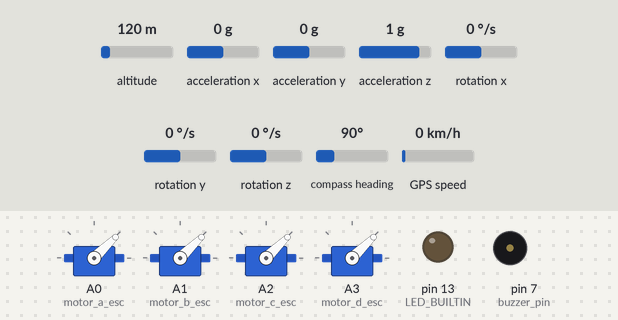
Bench run of a sketch on a simulated Arduino Uno, built for the host (arithmetic inside an expression is 32-bit, double 64-bit). On the bench: 4 × servo, output pins drawn as LEDs (lit = HIGH), buzzer (waves = sounding). Wiring (inferred from the names in the program): MPU-6050 motion sensor at I2C address 0x68. Inputs (shaded band) come from the test bench; at power-on: altitude 120 m, acceleration x 0 g, acceleration y 0 g, acceleration z 1 g, rotation x 0 °/s, rotation y 0 °/s, rotation z 0 °/s, compass heading 90°, GPS speed 0 km/h. Storage starts empty; the GPS gets a fix after 3 s at 37.7749, -122.4194 with 8 satellites; no radio packets arrive unless stated.

Above: at 0.0 s.
At 4.5 s:
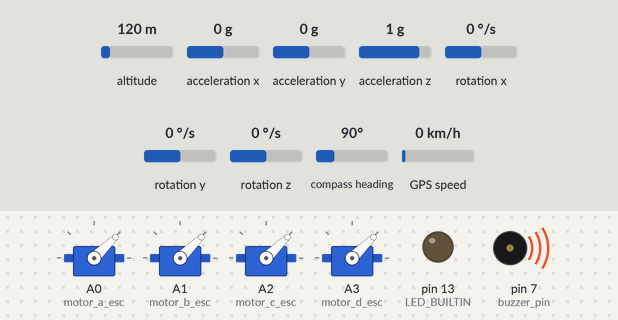
Timing chart, 0 to 6.1 s (numbered marks = the images above):
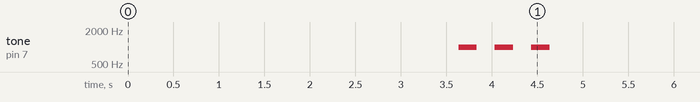

The sketch:

pid_2D_xShape.ino
```cpp
#include <Servo.h>
#include <MPU6050_tockn.h>
#include <Wire.h>
#include <SPI.h>
#include <SD.h>
#include <nRF24L01.h>
#include <RF24.h>
#include <TinyGPS++.h>

// Create a TinyGPS++ object
TinyGPSPlus gps;
//SD card object
File myFile;

MPU6050 mpu6050(Wire, 0.02, 0.98); // Complementary filter coeffs [0.02 ACC, 0.98 GYRO]
uint8_t pipeNum; // Variable to store the pipe number

/*  Address through which two modules communicate.
    The pipe address does not have to be “alex0”,
    it can be any 5-character string such as “0s08d”
    as long as the transmitter and receiver both use the same address.
*/
// const byte address[6] = "alex0";
const uint64_t transmitter_address = 0xE8E8F0F0E1LL;
const uint64_t GS_nrf_address = 0xF0F0F0F0D2LL; // Ground Station NRF Address

#define MIN_MOTOR_VAL 1000
#define MAX_MOTOR_VAL 1500 //Motor clamping saturation limit

//Every 20secs we close and reopen the sd card to dump everything we have collected
#define SD_REOPEN_TIME 20000

//Motor pin numbers
const byte motor_a_esc = A0;
const byte motor_b_esc = A1;
const byte motor_c_esc = A2;
const byte motor_d_esc = A3;

Servo motor_a;
Servo motor_b;
Servo motor_c;
Servo motor_d;

//Buzzer Pin
const byte buzzer_pin = 7;

//SD CS pin
const byte SD_CS_pin = 10;


RF24 radio(6, 9); // CE , CSN pins


// ----------- Structs --------------------

/*
    The sizeof this struct should not exceed 32 bytes
    This gives us up to 32 8 bits channels
    byte: 1 byte
    int: 2 bytes
    float: 4 bytes
*/
struct TransmitterData {
  byte throttle;
  byte yaw;
  byte pitch;
  byte roll;
  byte AUX1;
  byte AUX2;
};
TransmitterData data;

/*
  GPS status:
    -1  -  init status
    0   -  no signal
    1   -  signal
    2   -  timed out

*/
struct TelemetryData {
    unsigned long c_time; //current time in millis()

    float angle_x;
    float angle_y;

    //Transmitter Data
    // byte throttle;
    // byte yaw;
    // byte pitch;
    // byte roll;
    byte connection_status; //connection with transmitter on the ground

    byte motorsArmed;

    //GPS
    byte gps_status = -1;
    float lat = 0; // latitude
    float lng = 0; // longitude
    float altitude;
    // float speedGps; //[m/s]
    // float courseAngle; //[deg]

};
TelemetryData telemetry;

/*
    Struct to store Ground Station Data
    gs_command = 1 : arm motors
    gs_command = 2 : disarm motors
    gs_command = 0 : neutral - do nothing
*/
struct GroundStationData {
    int gs_command; //Number sent from ground to choose action

    float K_P_x, K_I_x, K_D_x;
    float K_P_y, K_I_y, K_D_y;
};
GroundStationData gs_data;


// ---------------  Variables Needed ------------------

float desired_angle_x = 0.0;
float desired_angle_y = 0.0;

float error_x, error_y;
float prev_error_x = 0; float error_sum_x = 0; //cumulative error for the Integral part
float prev_error_y = 0; float error_sum_y = 0;

float flag_x = 1.0; //Integrators flag. Can be either 1 or 0. If 0, the "I" part of pids turn off
float flag_y = 1.0;

float c_time; //current time
float prev_time, elapsed_time;
unsigned long lastRecvTime = 0; //last time we received commands from transmitter
unsigned long lastArmedTime = 0; //last motors were armed
unsigned long lastGpsAquiredTime = 0;

float pid_p_x, pid_i_x, pid_d_x, PID_x;
float pid_p_y, pid_i_y, pid_d_y, PID_y;
float motor_a_speed, motor_b_speed, motor_c_speed, motor_d_speed;
float yaw_speed;
float K_P_x = 0, K_D_x = 0, K_I_x = 0;
float K_P_y = 0, K_D_y = 0, K_I_y = 0;

float c_angle_x, c_angle_y; //current angle (most recent measurement)

bool motorsArmed = false;
float desired_throttle = 0; //map(data.throttle, 0, 255, MIN_MOTOR_VAL, MAX_MOTOR_VAL)
//SD
int8_t file_offset = 0;  // This is the file offset that will be appended to the filename.
char filename[20];
unsigned long sd_last_opened_time = 0;
bool sd_connected = false;


void setup(){

    //Setting pinModes
    pinMode(LED_BUILTIN, OUTPUT);
    pinMode(motor_a_esc, OUTPUT);
    pinMode(motor_b_esc, OUTPUT);
    pinMode(motor_c_esc, OUTPUT);
    pinMode(motor_d_esc, OUTPUT);


    // ARM
    motor_a.attach(motor_a_esc);
    motor_b.attach(motor_b_esc);
    motor_c.attach(motor_c_esc);
    motor_d.attach(motor_d_esc);
    motor_a.writeMicroseconds(1000);
    motor_b.writeMicroseconds(1000);
    motor_c.writeMicroseconds(1000);
    motor_d.writeMicroseconds(1000);
    delay(500);


    // --------- Initialization ----------
    //Serial for GPS
    Serial.begin(9600);

    //I2C for mpu6050
    Wire.begin();
    mpu6050.begin();

    //Radio for nrf24
    radio.begin();
    radio.setAutoAck(false);
    radio.setDataRate(RF24_250KBPS); // Both endpoints must have this set the same
    radio.openWritingPipe(GS_nrf_address);
    radio.openReadingPipe(1, transmitter_address); //set receiving address
    radio.openReadingPipe(2, GS_nrf_address);
    radio.startListening(); //Set module as receiver
    resetRFData();

    //Configuring DLPF (Digital Low Pass Filter)
    Wire.beginTransmission(0b1101000); //Choosing 4th filter available (Sec. 4.6 Register 26)
    Wire.write(0x1A);
    Wire.write(0b00000100);
    Wire.endTransmission(); delay(100);

    //Calculating gyro offsets
    mpu6050.calcGyroOffsets(true);

    //SD card
    sd_connected = SD.begin(SD_CS_pin);
    sdOpenFile(0); // 0 -> open a new file

    //Start counting time in milliseconds
    c_time = millis();

    //Buzzer beep
    starting_beep(3, 200, 200, 1000);
    delay(1000);
}


void loop(){

    //Keeping track of time
    prev_time = c_time;
    c_time = millis();
    elapsed_time = (c_time - prev_time) / 1000; //time passed in [sec]


    //Reading sensor angle
    mpu6050.update();
    getAnglesFiltered(&c_angle_x, &c_angle_y);


    //Reading GPS
    if (Serial.available() > 0){
        if (gps.encode(Serial.read())){
            parseGPSdata();
            lastGpsAquiredTime = millis();
        }
    }
    // If 5 seconds pass and there are no characters coming in
    // over the serial port, show a "No GPS detected" error
    if (millis() - lastGpsAquiredTime > 5000 && gps.charsProcessed() < 10){
        //Tell them "No GPS detected"
        telemetry.gps_status = 2;
    }


    //Receiving data from Transmitter and Ground Station
    recvData();
    //Sending Telemetry data to ground
    sendTelemetryData();


    //Check if transmitter changed the pid constants from the last iteration
    //If yes, we need to reset the integral sum part to start all over again
    if (pidConstsChanged_X()){
        error_sum_x = 0;
        //Setting received PID values to be used
        K_P_x = gs_data.K_P_x;
        K_I_x = (data.throttle <= 3) ? 0 : gs_data.K_I_x;
        K_D_x = gs_data.K_D_x;
        //If throttle is near 0, remove I terms.
        //This means the motors will not start spooling up on the ground, and the I terms will always start from 0 on takeoff.
    }
    if (pidConstsChanged_Y()){
        error_sum_y = 0;
        //Setting received PID values to be used
        K_P_y = gs_data.K_P_y;
        K_I_y = (data.throttle <= 3) ? 0 : gs_data.K_I_y; //if throttle is near 0, remove I terms
        K_D_y = gs_data.K_D_y;
    }


    //Calculating angles from data received
    desired_angle_x = map(data.pitch, 0, 255, -10, 10); //Angle mapping values can be changed
    desired_angle_y = map(data.roll, 0, 255, -10, 10);


    //Calculating error
    error_x = desired_angle_x - c_angle_x; //current error
    error_y = desired_angle_y - c_angle_y;
    error_sum_x += (error_x + prev_error_x) / 2 * elapsed_time; //Integration method: Trapezoidal Rule
    error_sum_y += (error_y + prev_error_y) / 2 * elapsed_time;


    // ----- P I D CONTROLLER --------

    // X direction
    pid_p_x = K_P_x * error_x;
    pid_d_x = K_D_x * (error_x - prev_error_x) / elapsed_time;
    pid_i_x = K_I_x * error_sum_x * flag_x;

    PID_x = pid_p_x + pid_i_x + pid_d_x;

    // Y direction
    pid_p_y = K_P_y * error_y;
    pid_d_y = K_D_y * (error_y - prev_error_y) / elapsed_time;
    pid_i_y = K_I_y * error_sum_y * flag_y;

    PID_y = pid_p_y + pid_i_y + pid_d_y;

    // -----------------------------


    /*
        Since motor speed goes from 1000 to 2000, the maximun we could add from
        stop (1000) is 1000 and the max we could substract from top speed (2000)
        is -1000. So, we expect the pid result values to vary from -1000 to 1000.
    */
    PID_x = constrain(PID_x, -500, 500);
    PID_y = constrain(PID_y, -500, 500);


    //Writing final calculated motor speed
    desired_throttle = map(data.throttle, 0, 255, MIN_MOTOR_VAL, MAX_MOTOR_VAL);
    yaw_speed = map(data.yaw, 0, 255, -0.1*data.throttle, 0.1*data.throttle);

    motor_a_speed = constrain(desired_throttle + PID_x - PID_y + yaw_speed, MIN_MOTOR_VAL, MAX_MOTOR_VAL); //Clamping saturation limit
    motor_b_speed = constrain(desired_throttle + PID_x + PID_y - yaw_speed, MIN_MOTOR_VAL, MAX_MOTOR_VAL);
    motor_c_speed = constrain(desired_throttle - PID_x - PID_y - yaw_speed, MIN_MOTOR_VAL, MAX_MOTOR_VAL);
    motor_d_speed = constrain(desired_throttle - PID_x + PID_y + yaw_speed, MIN_MOTOR_VAL, MAX_MOTOR_VAL);

    writeMotorSpeeds();


    //Anti-Windup Method
    integrators_anti_windup();


    //Serial Monitor Data Output
    // serialPrintData(); //Disconnect GPS before uncommenting


    //SD card
    if (sd_connected == true){
        storeDataSD();
        if (millis() - sd_last_opened_time > SD_REOPEN_TIME){
            // Serial.println("Reopening");
            sd_last_opened_time = millis();
            closeSD();
            delay(10);
            sdOpenFile(1); // 1 -> reopen last saved file to continue writing
        }
    }

    //Keeping current error in memory
    prev_error_x = error_x;
    prev_error_y = error_y;


    //Checking fast safe switch
    //if it's flipped -> disarm the motors
    if (motorsArmed == true && data.AUX1 == 1 && millis() - lastArmedTime > 1000){
        motorsArmed = false;
    }
    //if motors disarmed, check for arming sequence
    else if (motorsArmed == false && data.throttle <= 3 && data.AUX1 == 1 && data.AUX2 == 1 && millis() - lastRecvTime < 100){
        motorsArmed = true;
        lastArmedTime = millis();
    }

}


//---------- ASSISTING FUNCTIONS -------------

/*
    MOVING AVERAGE FILTER
    Just measures some angles and returns the average.
    For eg, if count = 3:

                 angle[t] +  angle[t+1]  +  angle[t+2]
        result = -------------------------------------
                                 3

    It can be done with as many angle measurements as we want.
    There is a delay of 5 mSec in between (randomly choosen small value)

*/
void getAnglesFiltered(float *angle_x, float *angle_y){

    int count = 3;
    float result_angle_x = 0;
    float result_angle_y = 0;

    for (int i = 0; i < count; ++i)
    {
        mpu6050.update();
        result_angle_x += mpu6050.getAngleX();
        result_angle_y += mpu6050.getAngleY();

        delay(10);
    }

    *(angle_x) = result_angle_x / count;
    *(angle_y) = result_angle_y / count;

}

/*
    Data Export for Serial Studio
*/
void serialPrintData(){
    //ORDER:
    // time(1), angle_x(2), angle_y(3), speed_a(4), speed_b(5), speed_c(6), speed_d(7),
    // PID_x(8), PID_y(9), Connection Lost?(10), Clamping?(11), loop_freq(21)[Hz]
    // K_P_x(12), K_I_x(13), K_D_x(14)
    // K_P_y(15), K_I_y(16), K_D_y(17)
    // motorsArmed?(18), data.AUX1(19), data.AUX2(20)
    // RC connection status(22),
    // gps_status(23), gps_lat (24), gps_lng(25), gps_altitude (26)

    Serial.print(F("/*"));
    Serial.print(millis()/1000); //number of [sec] since system started
    Serial.print(F(","));
    Serial.print(c_angle_x);
    Serial.print(F(","));
    Serial.print(c_angle_y);
    Serial.print(F(","));
    Serial.print(motor_a_speed);
    Serial.print(F(","));
    Serial.print(motor_b_speed);
    Serial.print(F(","));
    Serial.print(motor_c_speed);
    Serial.print(F(","));
    Serial.print(motor_d_speed);
    Serial.print(F(","));
    Serial.print(PID_x);
    Serial.print(F(","));
    Serial.print(PID_y);
    Serial.print(F(","));
    Serial.print(millis() - lastRecvTime < 100?1:0);
    Serial.print(F(","));
    Serial.print((flag_x==0 || flag_y==0)?1:0);
    Serial.print(F(","));
    Serial.print(K_P_x);
    Serial.print(F(","));
    Serial.print(K_I_x);
    Serial.print(F(","));
    Serial.print(K_D_x);
    Serial.print(F(","));
    Serial.print(K_P_y);
    Serial.print(F(","));
    Serial.print(K_I_y);
    Serial.print(F(","));
    Serial.print(K_D_y);
    Serial.print(F(","));
    Serial.print(motorsArmed==true?1:0);
    Serial.print(F(","));
    Serial.print(data.AUX1);
    Serial.print(F(","));
    Serial.print(data.AUX2);
    Serial.print(F(","));
    Serial.print(1000 / elapsed_time); //Loop Frequency [Hz]
    Serial.print(F(","));
    Serial.print(telemetry.connection_status);
    Serial.print(F(","));
    Serial.print(telemetry.gps_status);
    Serial.print(F(","));
    Serial.print(telemetry.lat);
    Serial.print(F(","));
    Serial.print(telemetry.lng);
    Serial.print(F(","));
    Serial.print(telemetry.altitude);
    Serial.println(F("*/"));
}

void integrators_anti_windup(){

    /* Check whether contrain clamped the output or not
       not constrained -> bool = 0
       constrained     -> bool = 1
    */
    bool out_1 =
        (motor_a_speed != desired_throttle + PID_x - PID_y + yaw_speed) ||
        (motor_b_speed != desired_throttle + PID_x + PID_y - yaw_speed) ||
        (motor_c_speed != desired_throttle - PID_x - PID_y - yaw_speed) ||
        (motor_d_speed != desired_throttle - PID_x + PID_y + yaw_speed) ;


    /* Check if the error and the pid output have the same sign
       If yes, that means that the integrator is adding to the output
       wich makes our situation worse
       same sign      -> bool = 1
       different sign -> bool = 0
    */
    bool out_2_x = (PID_x * error_x) >= 0 ;
    bool out_2_y = (PID_y * error_y) >= 0 ;

    // If we're getting worse, turn off the "I" part from the pid
    flag_x = (out_1 && out_2_x)?0:1;
    flag_y = (out_1 && out_2_y)?0:1;

}


/* "Safe" values to use when no radio input is detected.
   Throttle is 0 in order to stop the motors
   127 is the middle value (0 - 255)
*/
void resetRFData() {
    data.throttle = 0;
    data.yaw = 127;
    data.pitch = 127;
    data.roll = 127;
    data.AUX1 = 0;
    data.AUX2 = 0;
}

//If there are available data received then read them
void recvData(){

    if (radio.available(&pipeNum)){

        if (pipeNum == 1){
            // Read motion commands from transmitter
            radio.read(&data, sizeof(TransmitterData));
            lastRecvTime = millis();
        }
        if (pipeNum == 2){
            // Read Commands from Ground Station
            radio.read(&gs_data, sizeof(GroundStationData));
            processGroundStationInput();
        }


    }
    else if (millis() - lastRecvTime > 1000){
        //If no commands received for over 1 sec
        //Reset data and Disarm the motors to stop them immediately
        resetRFData();
        motorsArmed = false;
    }

}

//Check if transmitter changed the pid constants from the last iteration
bool pidConstsChanged_X(){
    //If changed => return true
    if (K_P_x != gs_data.K_P_x ||
        K_I_x != gs_data.K_I_x ||
        K_D_x != gs_data.K_D_x ) {
            return true;
    } else {
        return false;
    }
}
bool pidConstsChanged_Y(){
    //If changed => return true
    if (K_P_y != gs_data.K_P_y ||
        K_I_y != gs_data.K_I_y ||
        K_D_y != gs_data.K_D_y ) {
            return true;
    } else {
        return false;
    }
}

//Write calculated motor speed ONLY IF motors are armed and ready
//Otherwise turn them off
void writeMotorSpeeds(){
    if (motorsArmed == false){
        motor_a_speed = MIN_MOTOR_VAL;
        motor_b_speed = MIN_MOTOR_VAL;
        motor_c_speed = MIN_MOTOR_VAL;
        motor_d_speed = MIN_MOTOR_VAL;
    }

    motor_a.writeMicroseconds(motor_a_speed);
    motor_b.writeMicroseconds(motor_b_speed);
    motor_c.writeMicroseconds(motor_c_speed);
    motor_d.writeMicroseconds(motor_d_speed);

}

/*  Blink builtin led
    eg. blinkLED(5, 100, 100); //blink 5 times, 100mSec on, 100mSec off
*/
void blinkLED(int blinkTimes, int on_mSecs, int off_mSecs){
    for (int i = 0; i < blinkTimes; i++){
        digitalWrite(LED_BUILTIN, HIGH);
        delay(on_mSecs);
        digitalWrite(LED_BUILTIN, LOW);
        delay(off_mSecs);
    }
}

// Function to interprete the commands sent from Ground Station
void processGroundStationInput(){
    if (gs_data.gs_command == 1) {
        motorsArmed = true;
    }
    else if (gs_data.gs_command == 2){
        motorsArmed = false;
    }
}

// Stops listening and sends telemetry data back toac Ground Station
void sendTelemetryData(){

    telemetry.c_time = millis();
    telemetry.angle_x = c_angle_x;
    telemetry.angle_y = c_angle_y;
    telemetry.connection_status = millis() - lastRecvTime < 100?1:0;
    // telemetry.throttle = data.throttle;
    // telemetry.yaw = data.yaw;
    // telemetry.pitch = data.pitch;
    // telemetry.roll = data.roll;
    telemetry.motorsArmed = motorsArmed==true?1:0;


    radio.stopListening();
    radio.write(&telemetry, sizeof(TelemetryData));
    radio.startListening();
}

/* Transmitter beeps
   eg. starting_beep(3, 200, 300, 1000)
      => beeps with the buzzer for 3 times, 200 ms ON, 300 ms OFF, at 1000 Hz
*/
void starting_beep(int beepTimes, int on_time, int off_time, int tone_freq){
  for (int i = 0; i < beepTimes; ++i){
    tone(buzzer_pin, tone_freq);
    delay(on_time);
    noTone(buzzer_pin);
    delay(off_time);
  }
}

// Save received gps data to my variables
void parseGPSdata(){
    if (gps.location.isValid()){
        telemetry.gps_status = 1;
        telemetry.lat = gps.location.lat();
        telemetry.lng = gps.location.lng();
        telemetry.altitude = gps.altitude.meters();
    } else {
        telemetry.gps_status = 0;
    }
    // if (gps.speed.isUpdated()){
    //     telemetry.speedGps = gps.speed.mps();
    //     telemetry.courseAngle = gps.course.deg();
    // }
}

//  ------------------  SD CARD  ------------------------------------------

// This function sets the correct filename
// of the measurements file given a certain offset.
void get_filename(int8_t file_offset, char* filename) {
  sprintf(filename, "drone%d.csv", file_offset);
}

/*
    If reopenLast = 1 -> try to open the last remembered filename
*/
void sdOpenFile(byte reopenLast){
    if (reopenLast == 0){
        // Find latest file offset for the filename
        get_filename(file_offset, filename);
        while (SD.exists(filename)){
            file_offset += 1;
            get_filename(file_offset, filename);
        }
    }
    // try opening the file...
    get_filename(file_offset, filename);
    myFile = SD.open(filename, FILE_WRITE);

    // if (myFile){
    //     Serial.print("Measurements will be saved in file: ");
    //     Serial.println(filename);
    // }
    // else {
    //     Serial.print("Something went wrong while trying to open the file ");
    //     Serial.println(filename);
    // }

}

void storeDataSD(){
    // firt we check that the file is open and working
    if (myFile) {
        //ORDER:
        // time(1), angle_x(2), angle_y(3), speed_a(4), speed_b(5), speed_c(6), speed_d(7),
        // PID_x(8), PID_y(9), Connection Lost?(10), Clamping?(11), loop_freq(21)[Hz]
        // K_P_x(12), K_I_x(13), K_D_x(14)
        // K_P_y(15), K_I_y(16), K_D_y(17)
        // motorsArmed?(18), data.AUX1(19), data.AUX2(20)
        // RC connection status(22),
        // gps_status(23), gps_lat (24), gps_lng(25), gps_altitude(26)
        // throttle(27), roll(28), pitch(29), yaw(30)

        myFile.print("/*");
        myFile.print(millis()/1000); //number of [sec] since system started
        myFile.print(",");
        myFile.print(c_angle_x);
        myFile.print(",");
        myFile.print(c_angle_y);
        myFile.print(",");
        myFile.print(motor_a_speed);
        myFile.print(",");
        myFile.print(motor_b_speed);
        myFile.print(",");
        myFile.print(motor_c_speed);
        myFile.print(",");
        myFile.print(motor_d_speed);
        myFile.print(",");
        myFile.print(PID_x);
        myFile.print(",");
        myFile.print(PID_y);
        myFile.print(",");
        myFile.print(millis() - lastRecvTime < 100?1:0);
        myFile.print(",");
        myFile.print((flag_x==0 || flag_y==0)?1:0);
        myFile.print(",");
        myFile.print(K_P_x);
        myFile.print(",");
        myFile.print(K_I_x);
        myFile.print(",");
        myFile.print(K_D_x);
        myFile.print(",");
        myFile.print(K_P_y);
        myFile.print(",");
        myFile.print(K_I_y);
        myFile.print(",");
        myFile.print(K_D_y);
        myFile.print(",");
        myFile.print(motorsArmed==true?1:0);
        myFile.print(",");
        myFile.print(data.AUX1);
        myFile.print(",");
        myFile.print(data.AUX2);
        myFile.print(",");
        myFile.print(1000 / elapsed_time); //Loop Frequency [Hz]
        myFile.print(",");
        myFile.print(telemetry.connection_status);
        myFile.print(",");
        myFile.print(telemetry.gps_status);
        myFile.print(",");
        myFile.print(telemetry.lat);
        myFile.print(",");
        myFile.print(telemetry.lng);
        myFile.print(",");
        myFile.print(telemetry.altitude);
        myFile.print(",");
        myFile.print(data.throttle);
        myFile.print(",");
        myFile.print(data.roll);
        myFile.print(",");
        myFile.print(data.pitch);
        myFile.print(",");
        myFile.print(data.yaw);
        myFile.println("*/");
    }
    // else {
    //     Serial.println("There seems to be an error with the SD File" + get_filename(file_offset));
    // }
}

void closeSD(){
    myFile.close();
    // get_filename(file_offset, filename);
    // Serial.print("File: ");
    // Serial.print(filename);
    // Serial.println(" closed. Have fun :)");
}
```
